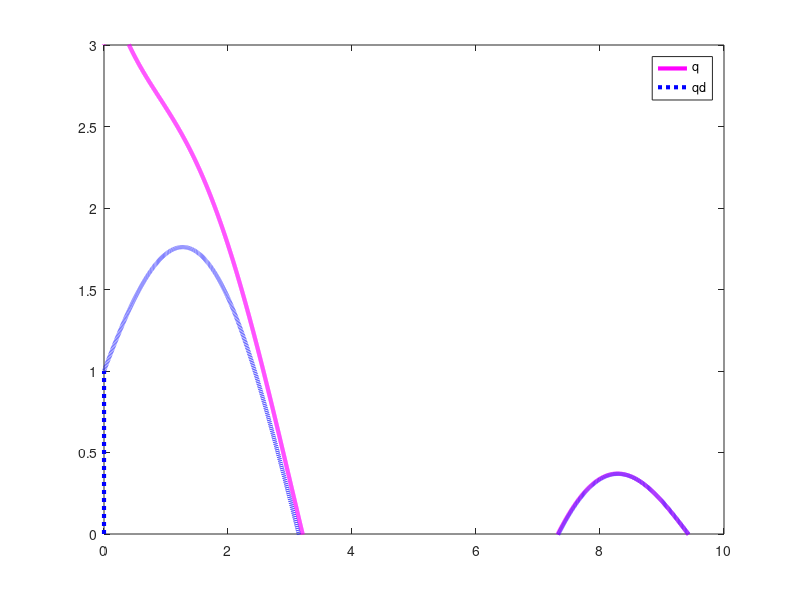

Reproduce this figure in MATLAB.
clear all, close all , clc
%simulation time 10s
t=[1:1:10000];
dt=0.001;
t_plot=[0:dt:9.999];
g = 9.81;
%The ground truth m=2,l=1,a=2
m = 2;
l = 1;
a = 1;
k = 5;
k2 =20;
%the desire q,qd_d,qd_dd
qd = 0;
qd_d =0;
qd_dd = 0;



% the error term
e = 0;
e_d =0;
e_dd = 0;
r = 0;
%the dynamic
q_dd = 0;
q_d =0;
q = 3; %initial q = 0
c1 =10;
%control input T
T = 0;
% update term
old_q = 0;
new_q = 0;
old_q_d = 0;
new_q_d = 0;


%record
record_q = zeros(length(t),1);
record_qd = zeros(length(t),1);

for i=1:length(t)
    record_q(i) = q;
    record_qd(i) =qd;
    old_qd =qd;
    new_qd = sin(i*dt)+cos((i*dt)/2); 
    qd=new_qd;
    old_qd_d = qd_d;
    new_qd_d = (new_qd-old_qd)/dt;
    qd_d = new_qd_d;
    e = (qd-q);
    e_d =(qd_d-q_d);
    r = e_d+a*e;
    T=k*r+k2*sign(r);
    q_dd =-g*l*sin(q)+T/m;
    q_d = q_d+(q_dd*dt);
    q = q + (q_d*dt);
  
end


plot(t_plot,record_q,'-m','LineWidth',3);
hold on;
plot(t_plot,record_qd,':b','LineWidth',3);
legend('q',"qd");
xlim([0 10]);
ylim([0 3]);
hold off;